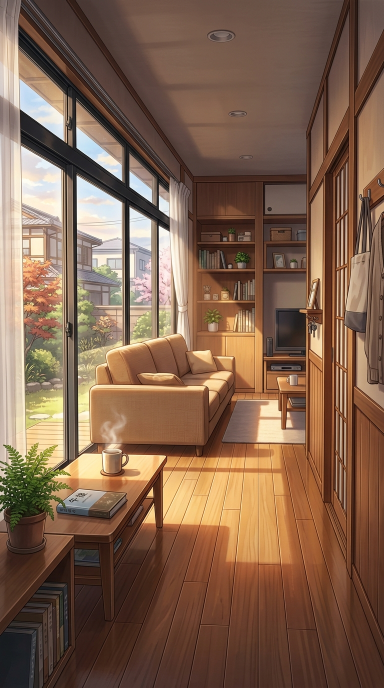
#> input picture assets/backgrounds/room_japan.jpg, 768 x 1376 px, found by its file name (shown at 1/2 size)
$ python benchmark_render.py
#> lines starting #> are read from the running program, lines starting #| are printed output that depends on the picture; pictures that were not available may be replaced by others from this repository, and a replacement may not be noted
from PIL import Image, ImageDraw, ImageFont
import time
import os

W, H = 1080, 1920
# Benchmark Pillow paste speed with pre-cached elements
bg = Image.open("irasutoya_shorts_generator/assets/backgrounds/room_japan.jpg").resize((W, H)).convert("RGBA")
boy = Image.open("irasutoya_shorts_generator/assets/characters/boy_normal.png").convert("RGBA")
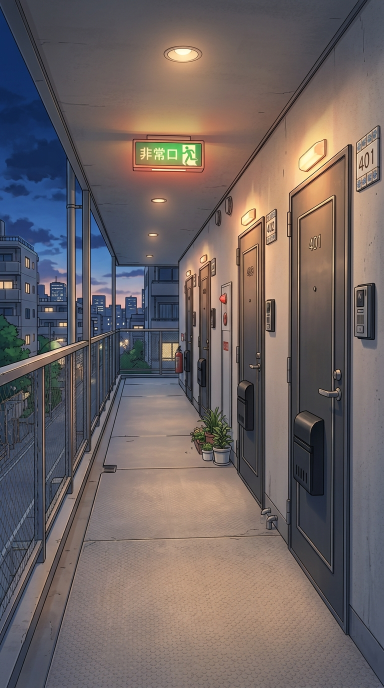
#> input picture assets/backgrounds/apartment.jpg, 768 x 1376 px, given in place of boy_normal.png, which was not available (shown at 1/2 size)
aspect_b = boy.width / boy.height
#> aspect_b = 0.558
boy = boy.resize((int(1350 * aspect_b), 1350))
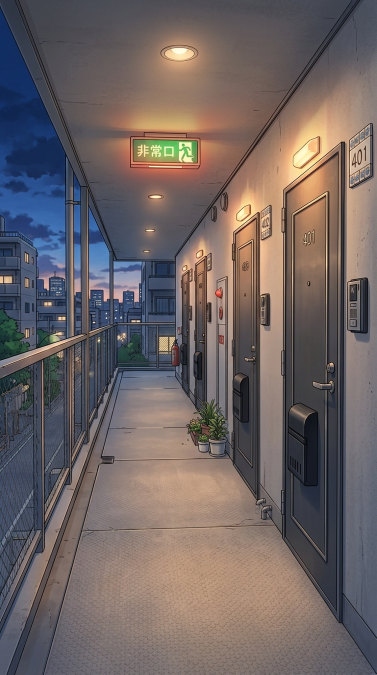
#> boy: PIL image 753x1350 RGBA (shown at 1/2 size); mean R, G, B, A 110.2, 100.1, 99.4, 255

girl = Image.open("irasutoya_shorts_generator/assets/characters/girl_blazer.png").convert("RGBA")
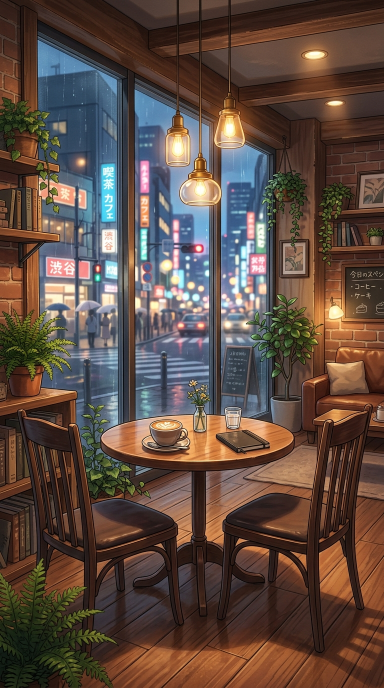
#> input picture assets/backgrounds/cafe.jpg, 768 x 1376 px, given in place of girl_blazer.png, which was not available (shown at 1/2 size)
aspect_g = girl.width / girl.height
#> aspect_g = 0.558
girl = girl.resize((int(1350 * aspect_g), 1350))
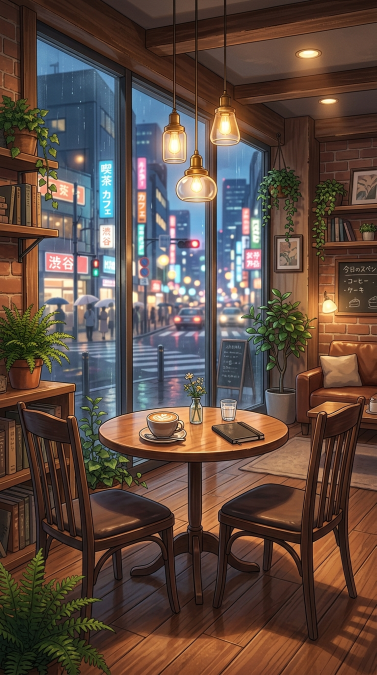
#> girl: PIL image 753x1350 RGBA (shown at 1/2 size); mean R, G, B, A 93.9, 75.1, 65.6, 255

start = time.time()
for i in range(100):
    frame = bg.copy()
    frame.paste(boy, (40, 650), boy)
    frame.paste(girl, (W - girl.width - 40, 650 - (i % 20)), girl)
    _ = frame.tobytes()
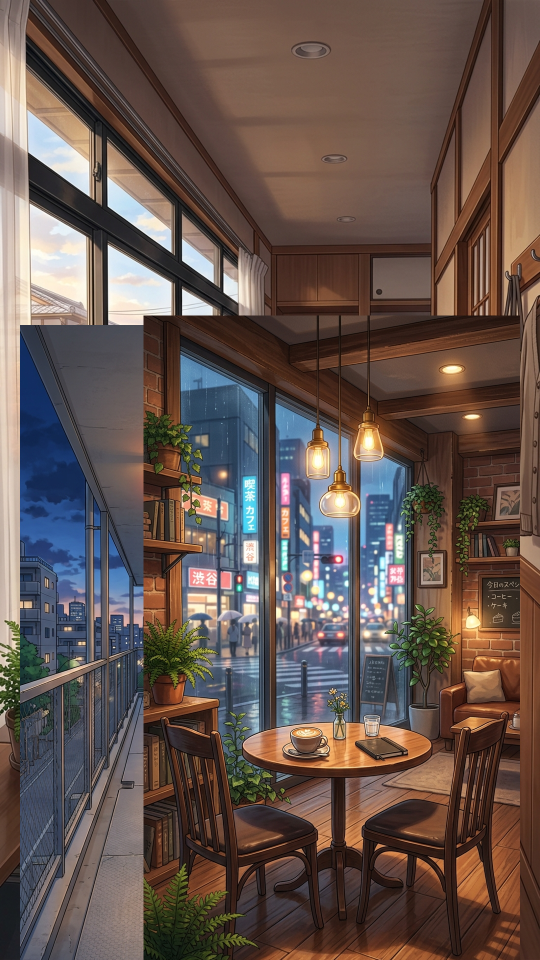
#> frame: PIL image 1080x1920 RGBA (shown at 1/2 size); mean R, G, B, A 100.7, 84.4, 78, 255

elapsed = time.time() - start
print(f"100 frames rendered in {elapsed:.3f}s -> {100/elapsed:.1f} fps")
